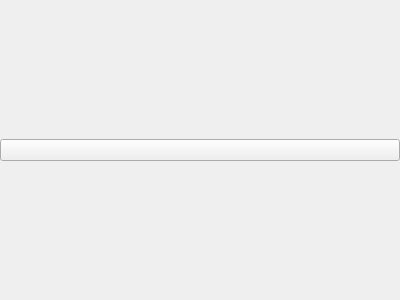
<?xml version="1.0" encoding="UTF-8"?>
<ui version="4.0">
 <class>Form</class>
 <widget class="QWidget" name="Form">
  <property name="geometry">
   <rect>
    <x>0</x>
    <y>0</y>
    <width>400</width>
    <height>300</height>
   </rect>
  </property>
  <property name="sizePolicy">
   <sizepolicy hsizetype="Preferred" vsizetype="Fixed">
    <horstretch>0</horstretch>
    <verstretch>0</verstretch>
   </sizepolicy>
  </property>
  <property name="windowTitle">
   <string>Form</string>
  </property>
  <layout class="QHBoxLayout" name="horizontalLayout">
   <property name="leftMargin">
    <number>0</number>
   </property>
   <property name="topMargin">
    <number>0</number>
   </property>
   <property name="rightMargin">
    <number>0</number>
   </property>
   <property name="bottomMargin">
    <number>0</number>
   </property>
   <item>
    <widget class="Led" name="led_status">
     <property name="text">
      <string/>
     </property>
    </widget>
   </item>
  </layout>
 </widget>
 <customwidgets>
  <customwidget>
   <class>Led</class>
   <extends>QPushButton</extends>
   <header location="global">tolteca.utils.widgets.led</header>
  </customwidget>
 </customwidgets>
 <resources/>
 <connections/>
</ui>
